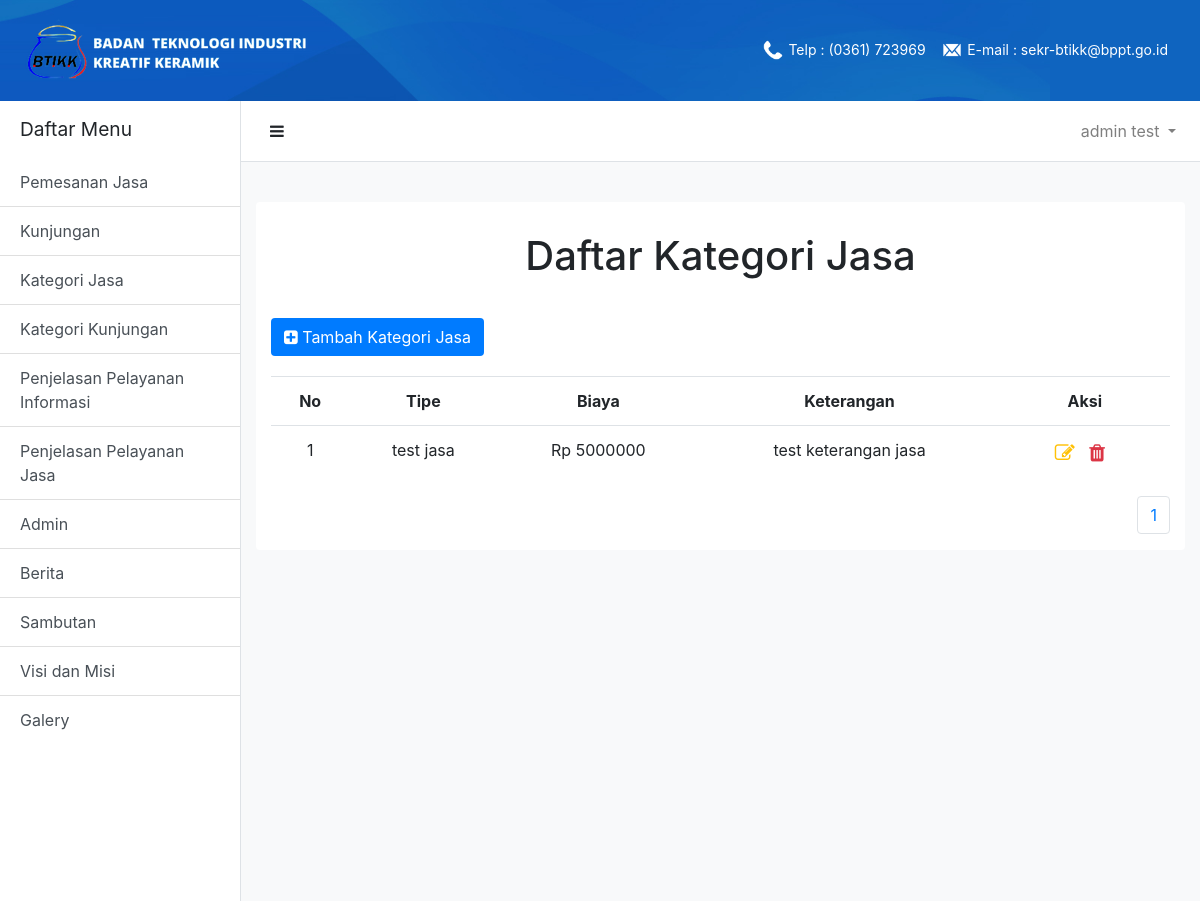
The page /adminContent/kategoriJasa.php (signed in) on the database as committed earlier.
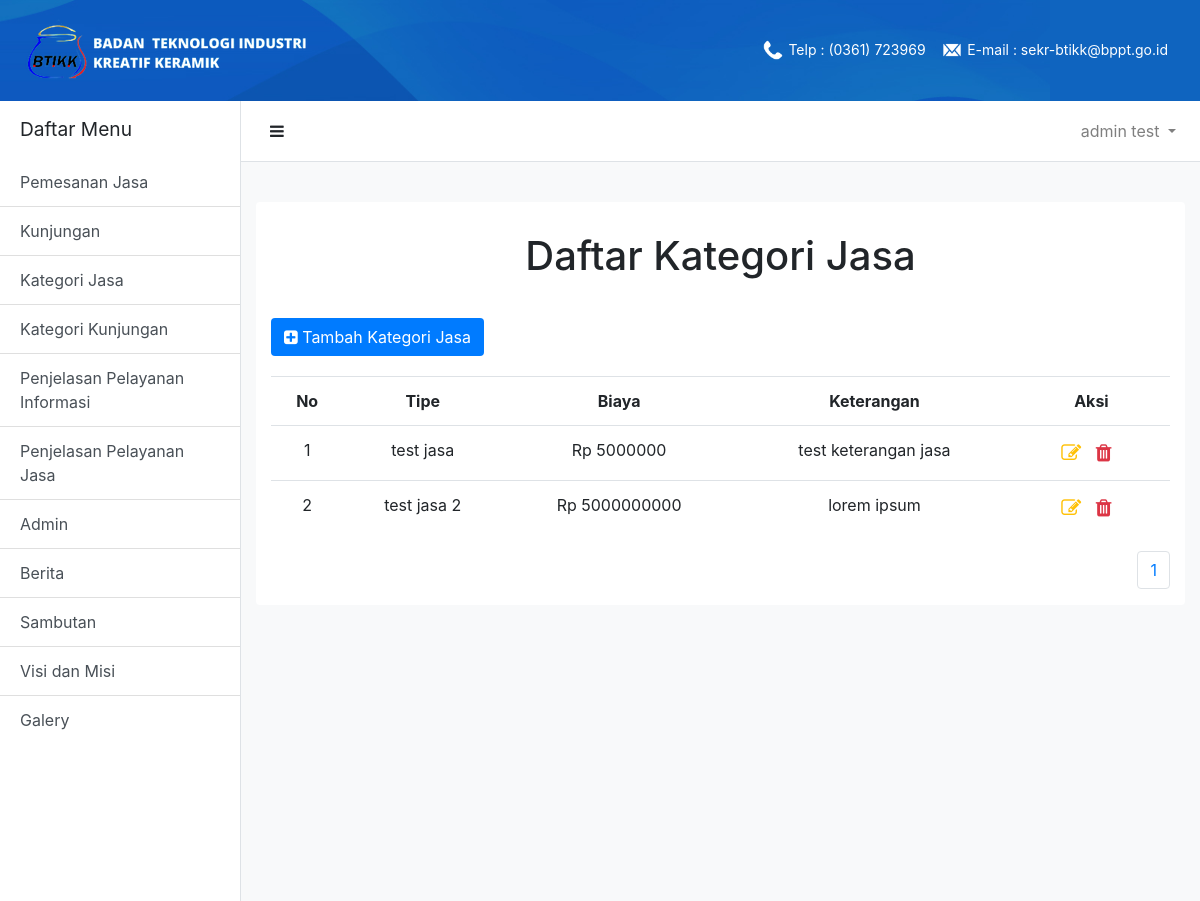
The same page on the database as committed later.
### tables this page shows
CREATE TABLE `tb_kategorijasa` (
  `id_kategoriJasa` int(11) NOT NULL,
  `tipe_jasa` varchar(255) NOT NULL,
  `biaya` float NOT NULL,
  `ket` varchar(255) NOT NULL
);

### adminContent/kategoriJasa.php (the view, shortened to what this page needs)
<?php
    include("../dashboardUser.php");
?>
    <div class="card-title text-center" id="user-content-title">
        <h1>Daftar Kategori Jasa</h1>
    </div>
    <div class='card-content'>
        <div class="container">
            <button class='btn bg-primary text-white' id='btn-add-content' onclick="window.location = './inputKategoriJasa.php';">
                    <i class="fa fa-plus-square"></i>
                    <span> Tambah Kategori Jasa</span>
            </button>
            <table class='table'>
                <tr class='text-center'>
                    <th>No</th>
                    <th>Tipe</th>
                    <th>Biaya</th>
                    <th>Keterangan</th>
                    <th>Aksi</th>
                </tr>
<?php
    $batas   = 5;
    if(!isset($_GET['halaman'])){
        $posisi  = 0;
    }else{
        $posisi  = ($_GET['halaman']-1) * $batas;
    }
    $no = $posisi+1;
    $tampil = mysqli_query($conn,"SELECT * FROM tb_kategoriJasa order by id_kategoriJasa asc limit $posisi,$batas");
    $num = mysqli_num_rows($tampil);
    if($num==0)
    {
      echo "
            <tr>
              <td class='text-center' colspan='5'>
                Data Kosong
              </td>
            </tr>";
    }else
    {
      while($array=mysqli_fetch_array($tampil))
      {
        echo "
                <tr>
                    <td class='text-center'>".$no."</td>
                    <td class='text-center'>".$array['tipe_jasa']."</td>
                    <td class='text-center'>Rp ".$array['biaya']."</td>
                    <td class='text-center'>".$array['ket']."</td>
                    <td class='text-center' id='table-action'>
                        <a class='text-warning icon-action' href='./editKategoriJasa.php?id=".$array['id_kategoriJasa']."'><i class='fa fa-edit'></i></a>
                        <a class='text-danger icon-action' href='../proses/deleteKategoriJasa.php?id=".$array['id_kategoriJasa']."'><i class='fa fa-trash'></i></a>
                    </td>
                </tr>
          ";
        $no++;
      }
    }
?>
                    </table>
                    <div class='d-flex justify-content-end'>
                        <div class="text-center">
                            <ul class="pagination">
                                <?php
                                    $tampil = mysqli_query ($conn,"SELECT * FROM tb_kategoriJasa");
                                    $num = mysqli_num_rows($tampil);
                                    $jmlhalaman = ceil($num/$batas);
                                    for($i=1;$i<=$jmlhalaman;$i++) {
                                            echo "<li class='page-item'><a class='page-link' href='kategoriJasa.php?halaman=$i'>$i</a></li>";
                                    }
                                ?>
                    </div>
            </div>
        </div>
    </div>
    </div>
</div>

Rows that differ between the two databases and show on the page:
added tb_kategorijasa: tipe_jasa "test jasa 2", biaya "5000000000", ket "lorem ipsum"
